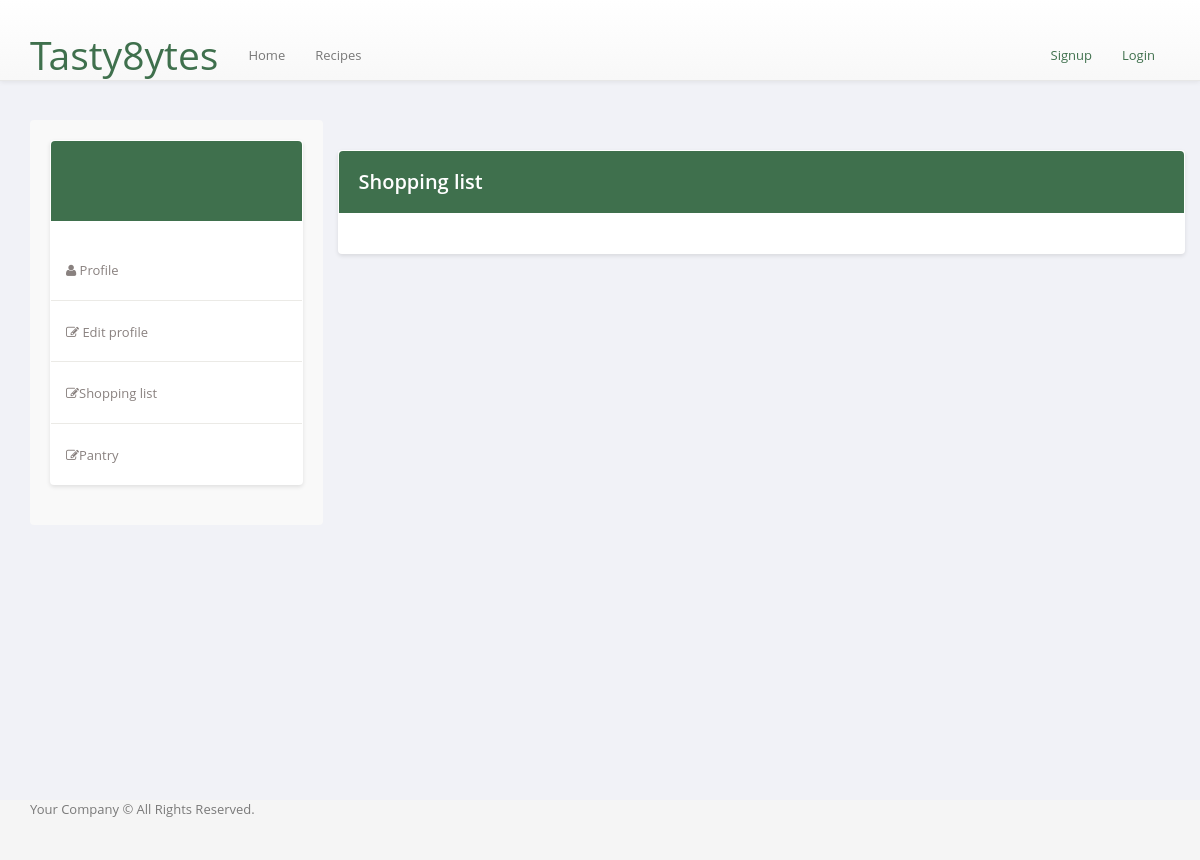
/shoplist/7, run on an earlier commit of the app's database.
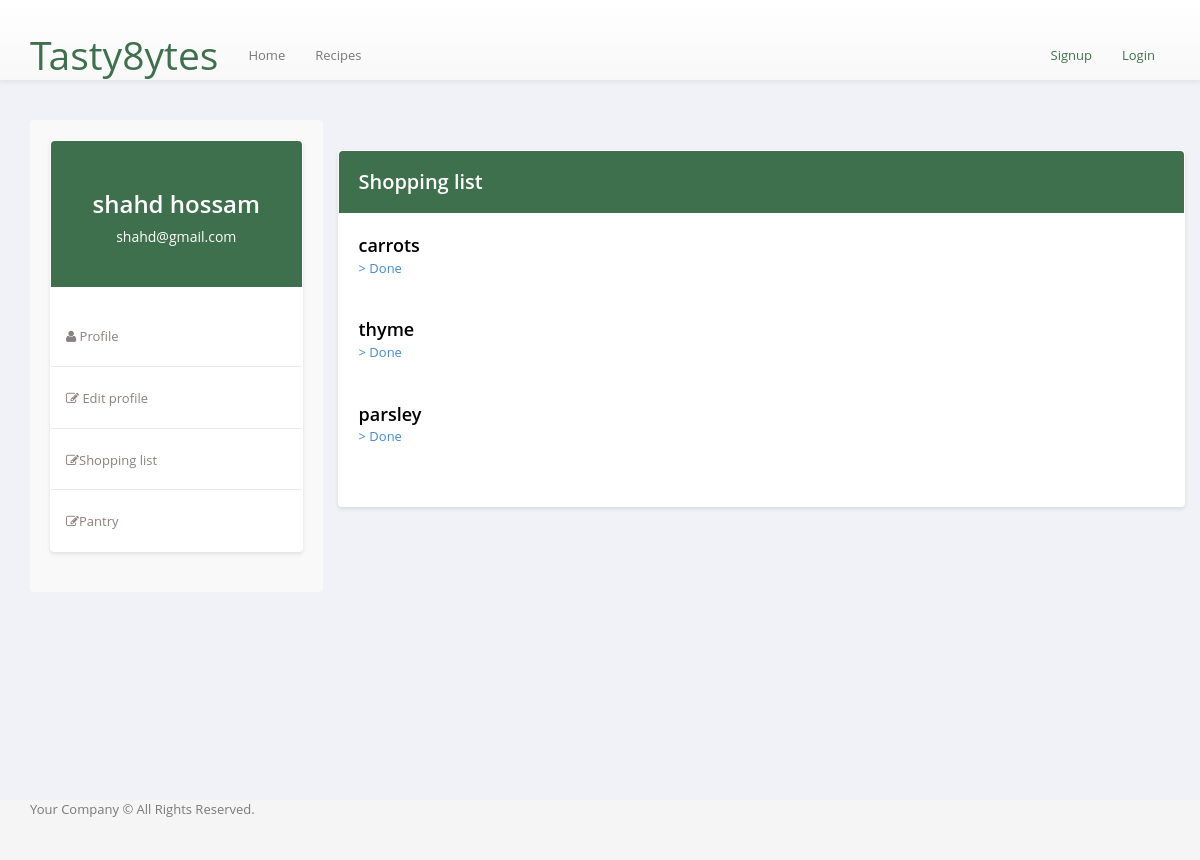
And on a later commit of the database.
### backend/complete/models.py (models this page shows)
class User(db.Model, UserMixin):
    id = db.Column(db.Integer, primary_key=True)
    email = db.Column(db.String(150), unique=True)
    password = db.Column(db.String(150))
    first_name = db.Column(db.String(150))
    last_name = db.Column(db.String(150))
    isChef = db.Column(db.String, default='off')

### backend/complete/views.py (the view)
@views.route('/shoplist/<userid>')
def shoppinglist(userid):
    object=shopping_list_database("instance\MainDB.db")
    listofingrients=object.display_shopping_list(userid)
    object = user_database("instance\MainDB.db")
    userinfo= object.get_user(int(userid))
    return render_template('pages/usershoppinglist.html',item=userinfo, shoplist=listofingrients)

### controllers/database.py (called while the page is built)
    def l_tuple_to_list(self,tuplee):                       #function to change a list of tuples to a normal list
        listt =[]
        for item in tuplee:
            for itemm in item:
                listt.append(itemm)        # all the ingredients are now in a normal list
        return listt

    def establish_connection(self):
        self.connection = sqlite3.connect(self.database_name, timeout = 5000)

    def cursor(self):
        return self.connection.cursor()

    def get_user(self, user_id):
        query = f'Select * from User where id = {user_id}'
        cursor=self.cursor().execute(query)
        data=cursor.fetchall()
        data=self.l_tuple_to_list(data)
        return data

    def display_shopping_list(self, user_id):
        query = 'select distinct * from ShopList where UserID = ?'
        data = self.cursor().execute(query, (user_id,))
        ingredients_tuple = data.fetchall()
        list_ingredients = []
        for ingredient in ingredients_tuple:
            list_ingredients.append(ingredient[1])
        return list_ingredients

### backend/complete/templates/pages/usershoppinglist.html (shortened to what this page needs)
{% extends 'layouts/main.html' %}
{% block content %}
<div class="container">
  <div class="row">
    <div class="profile-nav col-md-3">
      <div class="panel">
        <div class="user-heading round">
          <h1>{{item[3]}} {{item[4]}}</h1>
          <p>{{item[1]}}</p>
        </div>
        <ul class="nav nav-pills nav-stacked">
          <li><a href="{{ url_for('views.userprofile',userid=current_user.id) }}"> <i class="fa fa-user"></i> Profile</a></li>
          <li><a href="{{ url_for('views.useredit', userid=current_user.id) }}"> <i class="fa fa-edit"></i> Edit profile</a></li>
          <li><a href="{{ url_for('views.shoppinglist', userid=current_user.id) }}"> <i class="fa fa-edit"></i>Shopping list</a></li>
          <li><a href="{{ url_for('views.viewpantry', userid=current_user.id) }}"> <i class="fa fa-edit"></i>Pantry</a></li>
        </ul>
      </div>
    </div>
    <div class="profile-info col-md-9">
      <div class="panel">
        <div class="bio-graph-heading">
          <h2>Shopping list</h2>
        </div>
        <div class="panel-body bio-graph-info">
          {% for ingredient in shoplist %}
          <form method="POST">
            <div class="row">
              <div class="col-md-9 bio-row">
                <span><p class="recipe-name">{{ingredient}}</p> <a href="{{ url_for('views.removeshoplistitem', userid=current_user.id, removeingredient=ingredient) }}"> > Done </a></span>
              </div>
            </div>
          </form>
        {% endfor %}
        </div>
      </div>
    </div>
  </div>
</div>
{% endblock %}

What changed in the data, as far as the page shows it:
added User: first_name "shahd", last_name "hossam", email "shahd@gmail.com"
Also different on the page:
new list line: "carrots > Done"
new list line: "thyme > Done"
new list line: "parsley > Done"
